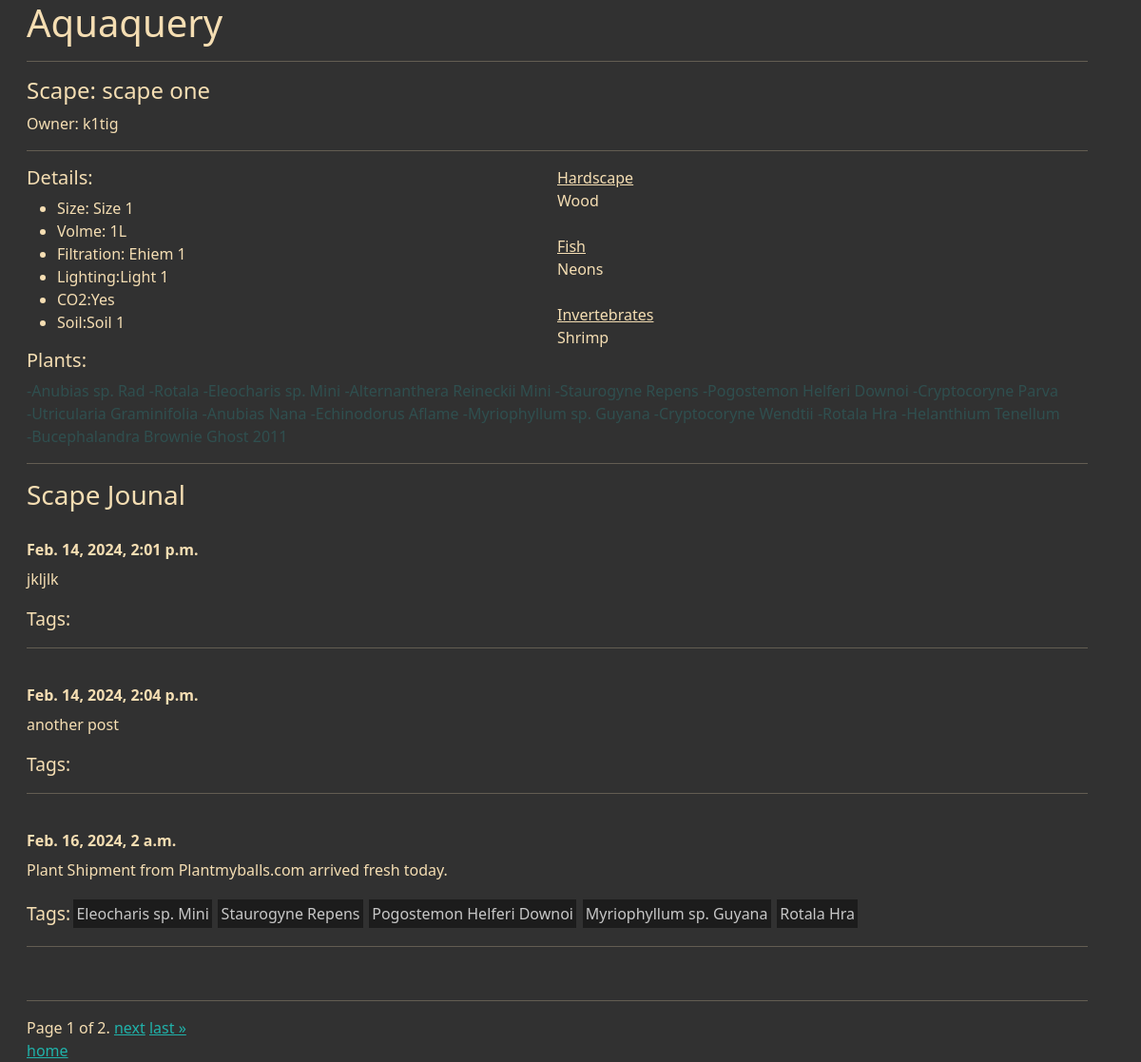
/catalog/scape/1, run on the app's committed database.
### catalog/models.py (models this page shows, shortened)
class Scape(models.Model):
    scape_name = models.CharField(max_length=100)
    owner = models.ForeignKey(Profile, on_delete=models.CASCADE, related_name = "owner_name")
    size = models.ForeignKey(TankSize, on_delete=models.CASCADE)
    volume = models.ForeignKey(TankVolume, on_delete=models.CASCADE)
    filtration = models.ForeignKey(TankFilter, on_delete=models.CASCADE)
    lighting = models.ForeignKey(TankLight, on_delete=models.CASCADE)
    co2 = models.ForeignKey(TankCo2, on_delete=models.CASCADE)
    soil = models.ForeignKey(TankSoil, on_delete=models.CASCADE)
    hardscape = models.ManyToManyField(TankHardscape, blank = True)
    fish = models.ManyToManyField(Fish, blank = True)
    invertebrate = models.ManyToManyField(Invertebrate, blank = True)
    plants = models.ManyToManyField(Plant, related_name= "fucking_scape_id", blank = True)

class Profile(models.Model):
    user_name = models.ForeignKey(User,on_delete=models.CASCADE, related_name = "user")
    country = models.CharField(max_length=200, blank = True)
    instagram = models.CharField(max_length=200)
    def __str__(self):
        return self.user_name.username

class TankSize(models.Model):
    size = models.CharField(max_length=10)
    def __str__(self):
        return self.size

class TankVolume(models.Model):
    volume = models.CharField(max_length=10)
    def __str__(self):
        return self.volume

class TankFilter(models.Model):
    name = models.CharField(max_length=200)
    def __str__(self):
        return self.name

class TankLight(models.Model):
    name = models.CharField(max_length=200)
    def __str__(self):
        return self.name

class TankCo2(models.Model):
    co2 = models.CharField(max_length=3)
    class Meta:
        verbose_name_plural = "Co2"
    def __str__(self):
        return self.co2

class TankSoil(models.Model):
    name = models.CharField(max_length=100)
    def __str__(self):
        return self.name

class TankHardscape(models.Model):
    HARDSCAPE_TYPES=[
        ("s" , "Stone"),
        ("w" , "Wood"),
    ]
    name = models.CharField(max_length=100)
    hardscape_type = models.CharField(choices = HARDSCAPE_TYPES, max_length=10)
    def __str__(self):
        return self.name

class Fish(models.Model):
    name = models.CharField(max_length=100)
    class Meta:
        verbose_name_plural = "Fish"
    def __str__(self):
        return self.name

class Invertebrate(models.Model):
    name = models.CharField(max_length=100)
    def __str__(self):
        return self.name

class Plant(models.Model):
    name = models.CharField(max_length=100)
    def __str__(self):
        return self.name

### journal/models.py (models this page shows)
class Entry(models.Model):
    scape = models.ForeignKey(Scape, on_delete=models.CASCADE)
    post_date = models.DateTimeField(default=timezone.now)
    content = models.TextField(max_length=2000)
    plant_tags = models.ManyToManyField(Plant, blank=True)

### catalog/views.py (the view)
# urls.py: path("catalog/scape/<int:pk>", scapeview, name="scape_view"),
def scapeview(request, pk):
    scape = Scape.objects.get(id=pk)
    feed = Entry.objects.filter(scape = pk)
    paginator = Paginator(feed, 3)
    page_number = request.GET.get("page")
    page_obj = paginator.get_page(page_number)
    context = {
        'scape' : scape,
        'feed' : feed,
        'page_obj' : page_obj,
    }
    return render(request, 'scape.html', context)

### catalog/templates/scape.html (shortened to what this page needs)
{% extends 'base_generic.html' %}
    {% block content %}
        <h4>Scape: {{ scape.scape_name }}</h4>
        <p>Owner: {{ scape.owner }}</p>
        <hr>
        <div style="display: grid; grid-template-columns: 1fr 1fr;">
            <div>
                <h5>Details:</h5>
                <ul>
                    <li>Size: {{scape.size}}</li>
                    <li>Volme: {{scape.volume}}</li>
                    <li>Filtration: {{scape.filtration}}</li>
                    <li>Lighting:{{scape.lighting}}</li>
                    <li>CO2:{{scape.co2}}</li>
                    <li>Soil:{{scape.soil}}</li>
                </ul>
            </div>
            <div>
                <div><span style="text-decoration: underline;">Hardscape</span></div>
                <div>{% for hardscape in scape.hardscape.all %} {{hardscape}} {% endfor %} </div>
                <br>
                <div><span style="text-decoration: underline;">Fish</span></div>
                <div>{% for fish in scape.fish.all %} {{fish}} {% endfor %}</div>
                <br>
                <div><span style="text-decoration: underline;">Invertebrates</span></div>
                <div>{% for invert in scape.invertebrate.all %} {{invert}} {% endfor %}</div>
            </div>
        </div>
        <div>
            <h5>Plants:</h5>
             <div style="display: flex; flex-wrap: wrap;">
                {% for i in scape.plants.all %}
                    <a style="text-decoration: none; color: darkslategray;" href="#">-{{i}}&nbsp;</a>
                {% endfor %}
             </div>
        </div>
        <hr>
        <h3>Scape Jounal</h3>
        <br>
        {% for feed in page_obj %}
        <div><h6 style="font-weight:600;">{{ feed.post_date }}</h6></div>
        <div><p>{{feed.content }}</p></div>
        <div style="display: flex; align-items: center; min-width: 96px; flex-wrap: wrap;"><span style="font-size:1.2rem;">Tags:</span> {% for tag in feed.plant_tags.all %} <a  style="text-decoration: none; color: rgb(199, 199, 199); background-color: rgb(28, 28, 28); margin: .2rem .2rem; padding: .2rem .2rem;" href="#">{{tag}}</a> {% endfor %}</div>
        <hr>
        <br>
        {% endfor %}
        <hr>
        <div class="pagination">
            <span class="step-links">
                <span class="current">
                    Page {{ page_obj.number }} of {{ page_obj.paginator.num_pages }}.
                </span>
                {% if page_obj.has_next %}
                    <a href="?page={{ page_obj.next_page_number }}">next</a>
                    <a href="?page={{ page_obj.paginator.num_pages }}">last &raquo;</a>
                {% endif %}
            </span>
        </div>
    {% endblock %}

### catalog/static/catalog/home.css (style rules this page uses)
body { background-color: rgb(49, 49, 49); color: wheat; }
a { color: lightseagreen; }

### data on the page
Scape: scape_name "scape one", owner "k1tig", size "Size 1", volume "1L", filtration "Ehiem 1", lighting "Light 1", co2 "Yes", soil "Soil 1"
TankHardscape: name "Wood"
Fish: name "Neons"
Invertebrate: name "Shrimp"
Plant: name "Anubias sp. Rad"
Plant: name "Rotala"
Plant: name "Eleocharis sp. Mini"
Plant: name "Alternanthera Reineckii Mini"
Plant: name "Staurogyne Repens"
Plant: name "Pogostemon Helferi Downoi"
Plant: name "Cryptocoryne Parva"
Plant: name "Utricularia Graminifolia"
Plant: name "Anubias Nana"
Plant: name "Echinodorus Aflame"
Plant: name "Myriophyllum sp. Guyana"
Plant: name "Cryptocoryne Wendtii"
Plant: name "Rotala Hra"
Plant: name "Helanthium Tenellum"
Plant: name "Bucephalandra Brownie Ghost 2011"
Entry: post_date "Feb. 14, 2024, 2:01 p.m.", content "jkljlk"
Entry: post_date "Feb. 14, 2024, 2:04 p.m.", content "another post"
Entry: post_date "Feb. 16, 2024, 2 a.m.", content "Plant Shipment from Plantmyballs.com arrived fresh today."

### other printed values
{{ page_obj.number }} "1"
{{ page_obj.paginator.num_pages }} "2"
